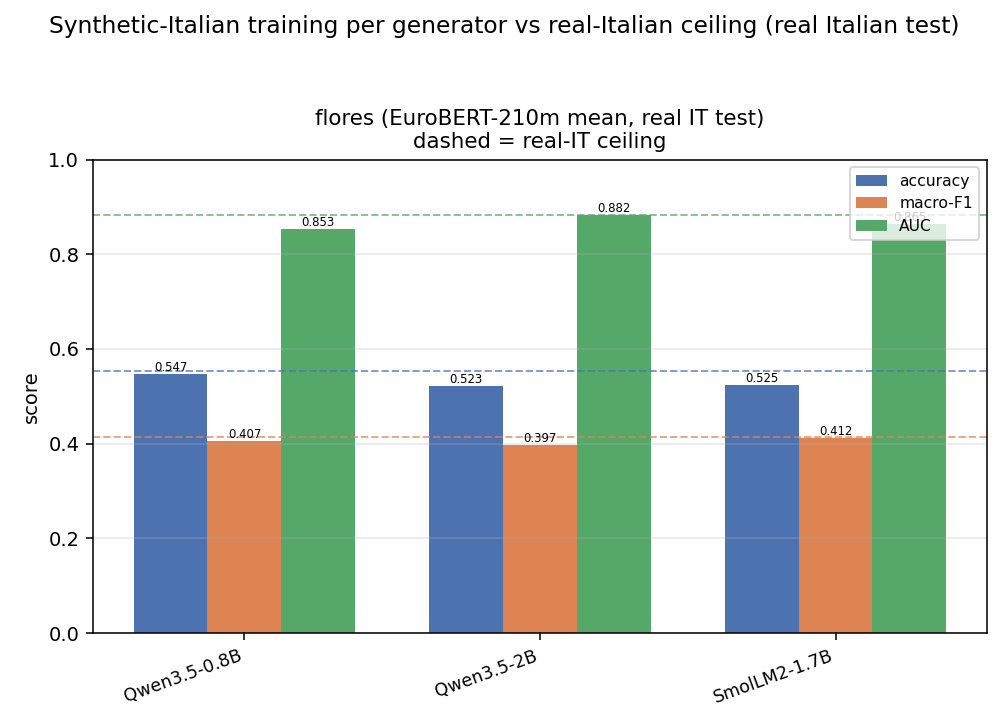

The script that saved this image:
"""gen_compare.py -- compare THREE small instruct LLM generators for English->Italian
synthetic TRAINING text, on the SAME downstream classifier, for TWO datasets.

Goal
----
For each dataset we (1) generate Italian training text from the ENGLISH training
text with THREE small instruct LLMs, using the cross-lingual rewrite template from
``paraphrase_prompts.py`` / ``PARAPHRASE_TEMPLATE.md``; (2) embed the synthetic
Italian with EuroBERT **mean**; (3) train the SAME XGBoost classifier on each
generator's synthetic Italian; (4) evaluate on the **REAL Italian** test.  We also
report two reference rows: ``real_it`` (train on real Italian -> ceiling) and
``en_transfer`` (train on the English source -> cross-lingual floor).

Generators (bf16, greedy, chat template, ``enable_thinking=False`` when supported)
----------------------------------------------------------------------------------
* ``Qwen/Qwen3.5-0.8B``
* ``Qwen/Qwen3.5-2B``
* ``HuggingFaceTB/SmolLM2-1.7B-Instruct``   (FinePhrase's best ~1B family)

Datasets
--------
1. **FLORES sent** (12-class): English train+val (997+504=1501) -> Italian; evaluate on
   the real Italian test (505).  English source = the ``en`` column of those rows;
   real Italian reference = the ``it`` column (parallel) for eyeballing generation.
2. **Toxicity** (``data/toxi_clean``, binary ``is_toxic``): English train capped to
   ``--en-cap`` (default 8000, seed 0) -> Italian; evaluate on the real Italian test
   (2310).

Classifier
----------
EuroBERT-**210m** mean embeddings -> XGBoost.  FLORES: ``multi:softprob`` (12-class);
toxic: ``binary:logistic``.  hist, max_bin 64, cpu, n_jobs 2, seed 0, depth 8, mcw 5,
lr 0.1, n 400.  610m is optional (``--backbones 210m,610m``).  210m is primary.

Feature pools (match the stored caches so synthetic and real vectors share a space)
-----------------------------------------------------------------------------------
* FLORES: fp32 forward, plain tokenization truncated to 511, masked mean
  (== ``extract_embeddings.py`` mean; read from ``embeddings[/_610]/mean/emb_<lang>.npy``).
* toxic: bf16 forward, max_length 512, masked mean
  (== ``backbone_grid._embed_mean``; read from ``emb_bf16/toxic/<bb>/emb_<lang>_<split>.npy``).

Process model
-------------
Generators run **sequentially, one on GPU at a time** (load -> generate -> free ->
next).  Generation is cached per (generator, dataset).  A GPU free-memory guard
(``--wait-gpu-mb``) lets the run survive a concurrently busy GPU.  Long run is
launched DETACHED (hidden) with PID + log + status files; nothing outside the four
``gen_compare.*`` outputs and the ``%TEMP%\\opencode\\gen_compare`` cache is written.

Usage
-----
    python gen_compare.py                 # foreground
    python gen_compare.py --launch        # detached hidden run via launch_hidden.vbs
    python gen_compare.py --smoke         # tiny plumbing check (no outputs written)
    python gen_compare.py --datasets flores --generators Qwen/Qwen3.5-0.8B
    python gen_compare.py --from-json     # rebuild .md/.png from gen_compare.json
"""
import os

for _v in ("OMP_NUM_THREADS", "MKL_NUM_THREADS", "OPENBLAS_NUM_THREADS", "NUMEXPR_NUM_THREADS"):
    os.environ.setdefault(_v, "2")
os.environ.setdefault("TOKENIZERS_PARALLELISM", "false")
os.environ.setdefault("HF_HUB_DISABLE_TELEMETRY", "1")

import argparse
import hashlib
import json
import re
import subprocess
import sys
import time

import numpy as np

REPO = os.path.dirname(os.path.abspath(__file__))
if REPO not in sys.path:
    sys.path.insert(0, REPO)

import train_flores12 as T                                      # noqa: E402
from paraphrase_prompts import build_messages as _build_msgs     # noqa: E402

OUT_JSON = os.path.join(REPO, "gen_compare.json")
OUT_MD = os.path.join(REPO, "gen_compare.md")
OUT_PNG = os.path.join(REPO, "gen_compare.png")

TEMP = os.environ.get("TEMP", r"C:\Users\pedro\AppData\Local\Temp")
OPCODE = os.path.join(TEMP, "opencode")
CACHE = os.path.join(OPCODE, "gen_compare")
os.makedirs(CACHE, exist_ok=True)
LOG_PATH = os.path.join(CACHE, "gen_compare.log")
PID_PATH = os.path.join(CACHE, "gen_compare.pid")
STATUS_PATH = os.path.join(CACHE, "gen_compare_status.json")

DATA_DIR = os.path.join(REPO, "data", "toxi_clean")

# ------------------------------------------------------------------ configuration
GENERATORS = [
    "Qwen/Qwen3.5-0.8B",
    "Qwen/Qwen3.5-2B",
    "HuggingFaceTB/SmolLM2-1.7B-Instruct",
]
GEN_SHORT = {
    "Qwen/Qwen3.5-0.8B": "Qwen3.5-0.8B",
    "Qwen/Qwen3.5-2B": "Qwen3.5-2B",
    "HuggingFaceTB/SmolLM2-1.7B-Instruct": "SmolLM2-1.7B",
}

# id -> (EuroBERT model id, FLORES mean root, toxic mean root, hidden size)
BACKBONES = {
    "210m": {"model": "EuroBERT/EuroBERT-210m", "flores_dir": "embeddings",
             "toxic_dir": "emb_bf16/toxic/210m", "hidden": 768},
    "610m": {"model": "EuroBERT/EuroBERT-610m", "flores_dir": "embeddings_610",
             "toxic_dir": "emb_bf16/toxic/610m", "hidden": 1152},
}
DEFAULT_BACKBONES = ["210m"]
DATASETS = ["flores", "toxic"]

SRC_LANG = "English"
TGT_LANG = "Italian"

GEN_BATCH = 16            # fixed batch (step down only if OOM)
GEN_MAX_NEW = 384
EMB_BATCH = 64

# Batch is fixed at 16 (largest candidate to START is 16); step down only on OOM.
BATCH_CANDIDATES = [32, 24, 16, 12, 8, 4, 1]
START_BATCH = 16
DUTY = 1.0                # 1.0 = NO duty cycle / no sleeping (run at full speed)
MEM_FRACTION = 1.0        # 1.0 = NO per-process VRAM cap (use as much GPU memory as needed)

# FLORES: fp32, plain tokenization truncated to 511 (matches extract_embeddings.py mean).
FLORES_EMB_MAX_LEN = 511
# toxic: bf16, max_length 512 (matches backbone_grid._embed_mean).
TOXIC_EMB_MAX_LEN = 512

XGB_PARAMS = dict(tree_method="hist", max_bin=64, device="cpu", n_jobs=2, seed=0,
                  max_depth=8, min_child_weight=5, learning_rate=0.1, n_estimators=400)

DEFAULT_EN_CAP = 8000
DEFAULT_SEED = 0

BASELINES = ["real_it", "en_transfer"]

_T0 = time.time()
_SMOKE = False
_DEVICE = "cpu"
_WAIT_GPU_MB = 7000
_WAIT_GPU_SEC = 7200

_COMPILE = True           # torch.compile the generator (reduce-overhead, dynamic)
_BENCH_COMPILE = True     # measure eager vs compiled throughput once per generator
_BENCH_N = 16
_DUTY = DUTY              # GPU duty cycle for generation (1.0 = no throttle)
_MEM_FRACTION = MEM_FRACTION
_BELOW_NORMAL = True      # lower process priority so the desktop stays responsive

_GEN_MODEL = {}
_EMB_MODEL = {}
_GEN_STATS = {}           # (dataset, generator) -> {batch, rows_per_s, tok_per_s}
_BENCHED = set()          # generators already micro-benchmarked


def log(msg):
    print("[%7.1fs] %s" % (time.time() - _T0, msg), flush=True)


def write_status(obj):
    obj = dict(obj)
    obj["updated"] = time.strftime("%Y-%m-%d %H:%M:%S")
    tmp = STATUS_PATH + ".tmp"
    try:
        with open(tmp, "w", encoding="utf-8") as f:
            json.dump(obj, f, indent=2)
        os.replace(tmp, STATUS_PATH)
    except Exception:
        pass


def _jd(o):
    if isinstance(o, np.ndarray):
        return o.tolist()
    if isinstance(o, (np.floating,)):
        return float(o)
    if isinstance(o, (np.integer,)):
        return int(o)
    if isinstance(o, (np.bool_,)):
        return bool(o)
    raise TypeError("not JSON serializable: %r" % (type(o),))


def _hash(texts):
    return hashlib.md5("\n".join(texts).encode("utf-8")).hexdigest()[:12]


# ------------------------------------------------------------------ metrics
def mc_metrics(y_true, probs, C):
    from sklearn.metrics import accuracy_score, f1_score, roc_auc_score
    y_true = np.asarray(y_true, dtype=int)
    pred = np.asarray(probs).argmax(1)
    labels = list(range(C))
    out = {"accuracy": float(accuracy_score(y_true, pred)),
           "macro_f1": float(f1_score(y_true, pred, average="macro", labels=labels,
                                      zero_division=0))}
    try:
        out["auc"] = float(roc_auc_score(y_true, probs, multi_class="ovr",
                                         average="macro", labels=labels))
    except Exception:
        out["auc"] = float("nan")
    return out


def binary_metrics(y_true, probs, thr=0.5):
    from sklearn.metrics import accuracy_score, f1_score, roc_auc_score
    y = np.asarray(y_true, dtype=int)
    s = np.asarray(probs, dtype=float)
    pred = (s >= thr).astype(int)
    return {"accuracy": float(accuracy_score(y, pred)),
            "f1": float(f1_score(y, pred, pos_label=1, zero_division=0)),
            "auc": float(roc_auc_score(y, s)),
            "threshold": float(thr)}


# ------------------------------------------------------------------ generation
def _wait_for_gpu(min_free_mb, timeout_s):
    """Poll until the GPU has >= min_free_mb free (survives a concurrently busy GPU)."""
    if _DEVICE != "cuda":
        return
    import torch
    t0 = time.time()
    warned = False
    while True:
        free_b, _total_b = torch.cuda.mem_get_info()
        free_mb = free_b / 1024.0 / 1024.0
        if free_mb >= min_free_mb:
            if warned:
                log("  gpu free now %.0f MB (>= %d) -> proceed" % (free_mb, min_free_mb))
            return
        if time.time() - t0 > timeout_s:
            raise RuntimeError("GPU wait timed out after %ds (free %.0f MB)"
                               % (timeout_s, free_mb))
        if not warned:
            log("  waiting for GPU: %.0f MB free < %d MB required" % (free_mb, min_free_mb))
            warned = True
        time.sleep(20)


def _next_batch(bs):
    """Next lower candidate below `bs` (or None if already the smallest)."""
    lower = [b for b in BATCH_CANDIDATES if b < bs]
    return max(lower) if lower else None


def _apply_gpu_throttle():
    """Cap this process's VRAM share and lower CPU priority so the desktop stays usable."""
    if _DEVICE == "cuda" and _MEM_FRACTION and _MEM_FRACTION < 1.0:
        try:
            import torch
            torch.cuda.set_per_process_memory_fraction(float(_MEM_FRACTION), 0)
            log("  VRAM cap: set_per_process_memory_fraction(%.2f)" % _MEM_FRACTION)
        except Exception as e:
            log("  set_per_process_memory_fraction failed: %r" % e)
    if _BELOW_NORMAL:
        try:
            import ctypes
            BELOW_NORMAL_PRIORITY_CLASS = 0x00004000
            h = ctypes.windll.kernel32.GetCurrentProcess()
            if ctypes.windll.kernel32.SetPriorityClass(h, BELOW_NORMAL_PRIORITY_CLASS):
                log("  process priority set to BELOW_NORMAL")
            else:
                log("  SetPriorityClass returned 0")
        except Exception as e:
            try:                                              # fallback via psutil if present
                import psutil
                psutil.Process().nice(psutil.BELOW_NORMAL_PRIORITY_CLASS)
                log("  process priority set to BELOW_NORMAL (psutil)")
            except Exception as e2:
                log("  could not lower process priority: %r / %r" % (e, e2))


def _gpu_mem():
    """Return {alloc_mb, reserved_mb, free_mb} for the CUDA device (or {} on CPU)."""
    try:
        import torch
        if _DEVICE == "cuda" and torch.cuda.is_initialized():
            free_b, _tot = torch.cuda.mem_get_info()
            return {"alloc_mb": torch.cuda.memory_allocated() / 1048576.0,
                    "reserved_mb": torch.cuda.memory_reserved() / 1048576.0,
                    "free_mb": free_b / 1048576.0}
    except Exception:
        pass
    return {}


def _mem_str(m):
    if not m:
        return "n/a"
    return "alloc=%.0fMB reserved=%.0fMB free=%.0fMB" % (m["alloc_mb"], m["reserved_mb"],
                                                        m["free_mb"])


def _evict_others(loading):
    """Enforce single-model residency before a load (never generator + embedder together)."""
    if loading == "generator" and _EMB_MODEL:
        log("  residency: embedder resident -> evicting before generator load")
        _free_emb_models()
    if loading == "embedder" and _GEN_MODEL:
        for g in list(_GEN_MODEL):
            log("  residency: generator %s resident -> evicting before embedder load"
                % GEN_SHORT.get(g, g))
            _free_gen_model(g)


def _get_gen_model(generator):
    if generator not in _GEN_MODEL:
        import torch
        from transformers import AutoModelForCausalLM, AutoTokenizer
        _evict_others("generator")
        _wait_for_gpu(_WAIT_GPU_MB, _WAIT_GPU_SEC)
        log("  GPU before loading generator %s: %s" % (GEN_SHORT.get(generator, generator),
                                                       _mem_str(_gpu_mem())))
        torch.set_num_threads(2)
        tok = AutoTokenizer.from_pretrained(generator)
        if tok.pad_token_id is None:
            tok.pad_token = tok.eos_token
        tok.padding_side = "left"
        base = AutoModelForCausalLM.from_pretrained(
            generator, torch_dtype=torch.bfloat16 if _DEVICE == "cuda" else torch.float32)
        base = base.to(_DEVICE).eval()
        try:
            base.generation_config.pad_token_id = tok.pad_token_id
        except Exception:
            pass
        entry = {"tok": tok, "eager": base, "run": base, "compiled": False}
        if _COMPILE and _DEVICE == "cuda":
            try:
                entry["run"] = torch.compile(base, mode="reduce-overhead", dynamic=True)
                entry["compiled"] = True
                log("  torch.compile applied to %s (mode=reduce-overhead, dynamic=True)"
                    % generator)
            except Exception as e:
                entry["run"] = base
                entry["compiled"] = False
                log("  torch.compile unavailable for %s: %r" % (generator, e))
        _GEN_MODEL[generator] = entry
        log("  loaded generator %s on %s (bf16=%s); resident models: 1 (gen=%s, emb=%d); %s"
            % (generator, _DEVICE, _DEVICE == "cuda", GEN_SHORT.get(generator, generator),
               len(_EMB_MODEL), _mem_str(_gpu_mem())))
    return _GEN_MODEL[generator]


def _free_gen_model(generator):
    if generator in _GEN_MODEL:
        before = _gpu_mem()
        entry = _GEN_MODEL.pop(generator)
        del entry
        if _DEVICE == "cuda":
            import torch
            torch.cuda.empty_cache()
        log("  freed generator %s; %s -> %s"
            % (GEN_SHORT.get(generator, generator), _mem_str(before), _mem_str(_gpu_mem())))


def _bench_compile(generator, prompts):
    """One-time measured comparison of eager vs compiled throughput (same prompts)."""
    import torch
    entry = _GEN_MODEL[generator]
    tok = entry["tok"]
    sample = prompts[:min(_BENCH_N, len(prompts))]

    def _run(model):
        enc = tok(sample, return_tensors="pt", padding=True, truncation=True,
                  max_length=1024).to(_DEVICE)
        in_len = enc["input_ids"].shape[1]
        with torch.inference_mode():
            g = model.generate(**enc, do_sample=False, num_beams=1,
                               max_new_tokens=GEN_MAX_NEW, pad_token_id=tok.pad_token_id)
        return int(g[:, in_len:].numel())

    try:
        t = time.time()
        nt = _run(entry["eager"])
        dt = time.time() - t
        erps, etps = len(sample) / dt, nt / dt
    except Exception as e:
        log("  BENCH %s eager failed: %r" % (generator, e))
        return
    log("  BENCH %s eager: %.2f rows/s, %.0f tok/s (n=%d)"
        % (GEN_SHORT.get(generator, generator), erps, etps, len(sample)))
    if entry["compiled"]:
        try:
            _run(entry["run"])                      # compile + cudagraph warmup
            t = time.time()
            nt2 = _run(entry["run"])
            dt2 = time.time() - t
            crps, ctps = len(sample) / dt2, nt2 / dt2
            log("  BENCH %s compiled: %.2f rows/s, %.0f tok/s (n=%d)"
                % (GEN_SHORT.get(generator, generator), crps, ctps, len(sample)))
            _GEN_STATS.setdefault(generator, {})["bench"] = {
                "eager_rows_per_s": erps, "eager_tok_per_s": etps,
                "compiled_rows_per_s": crps, "compiled_tok_per_s": ctps,
                "n": len(sample)}
            if crps < erps:
                log("  BENCH %s compiled is slower (%.2f < %.2f rows/s); keeping compiled "
                    "(toggle with --no-compile)" % (GEN_SHORT.get(generator, generator),
                                                    crps, erps))
        except Exception as e:
            entry["run"] = entry["eager"]
            entry["compiled"] = False
            if _DEVICE == "cuda":
                import torch as _t
                _t.cuda.empty_cache()
            log("  BENCH %s compiled failed (%r); fell back to eager"
                % (GEN_SHORT.get(generator, generator), e))
    _GEN_STATS.setdefault(generator, {})["bench_eager_rows_per_s"] = erps


def _build_prompts(tokenizer, texts):
    prompts = []
    for t in texts:
        messages = _build_msgs("crosslingual", text=str(t), src=SRC_LANG, tgt=TGT_LANG)
        try:
            p = tokenizer.apply_chat_template(messages, tokenize=False,
                                              add_generation_prompt=True,
                                              enable_thinking=False)
        except TypeError:
            p = tokenizer.apply_chat_template(messages, tokenize=False,
                                              add_generation_prompt=True)
        prompts.append(p)
    return prompts


_THINK_RE = re.compile(r" thinking.*?</think>", re.DOTALL)


def _clean(s):
    s = _THINK_RE.sub(" ", s)
    if " thinking" in s:
        s = s.rsplit(" thinking", 1)[-1]
    s = s.replace("</think>", " ").replace("<|im_end|>", " ")
    s = s.replace("|im_end|", " ").strip()
    for pre in ("Italian:", "Italiano:", "Translation:", "Traduzione:"):
        if s.startswith(pre):
            s = s[len(pre):].strip()
    s = " ".join(s.split())
    return s


def generate_italian(texts, generator, dataset):
    """Generate Italian for `texts` with `generator`; cache the outputs on disk.

    Adaptive batching: start at the modest ``START_BATCH`` and step down the
    ``BATCH_CANDIDATES`` ladder on ``torch.cuda.OutOfMemoryError`` (clearing the cache
    between attempts).  A GPU **duty cycle** ``_DUTY`` sleeps between batches so the
    GPU is busy only ~that fraction of wall time (keeps the desktop responsive).  A
    compiled-model failure (non-OOM) falls back to the eager model for the rest of the
    run.
    """
    cpath = os.path.join(CACHE, "gen_%s_%s_%d_%s.json"
                         % (generator.replace("/", "__"), dataset, len(texts),
                            _hash([generator, dataset] + list(texts))))
    if os.path.exists(cpath):
        with open(cpath, "r", encoding="utf-8") as f:
            out = json.load(f)
        log("  [cache] generations %s (%d lines)" % (os.path.basename(cpath), len(out)))
        return out

    import torch
    entry = _get_gen_model(generator)
    tok = entry["tok"]
    prompts = _build_prompts(tok, texts)
    n = len(prompts)
    if _BENCH_COMPILE and _DEVICE == "cuda" and generator not in _BENCHED:
        _BENCHED.add(generator)
        _bench_compile(generator, prompts)

    preds = []
    bs = START_BATCH if START_BATCH in BATCH_CANDIDATES else max(BATCH_CANDIDATES)
    i = 0
    n_tok = 0
    t_work = 0.0
    t_idle = 0.0
    t_gen0 = time.time()
    while i < n:
        batch = prompts[i:i + bs]
        t_b0 = time.time()
        try:
            enc = tok(batch, return_tensors="pt", padding=True, truncation=True,
                      max_length=1024).to(_DEVICE)
            in_len = enc["input_ids"].shape[1]
            with torch.inference_mode():
                gen = entry["run"].generate(**enc, do_sample=False, num_beams=1,
                                            max_new_tokens=GEN_MAX_NEW,
                                            pad_token_id=tok.pad_token_id)
            new_tokens = gen[:, in_len:]
            preds.extend(_clean(s) for s in tok.batch_decode(new_tokens,
                                                             skip_special_tokens=True))
            n_tok += int(new_tokens.numel())
            i += len(batch)
            t_work += time.time() - t_b0
            if (i // max(1, bs)) % 5 == 0 or i == n:
                el = time.time() - t_gen0
                busy = t_work / el if el else 0.0
                log("    gen %s/%s %d/%d bs=%d (%.1fs, %.2f rows/s, %.0f tok/s, "
                    "gpu-busy %.2f, duty=%.2f)"
                    % (GEN_SHORT.get(generator, generator), dataset, i, n, bs, el,
                       i / el if el else 0.0, n_tok / el if el else 0.0, busy, _DUTY))
        except torch.cuda.OutOfMemoryError:
            torch.cuda.empty_cache()
            nxt = _next_batch(bs)
            if nxt is None:
                raise
            log("    OOM at bs=%d -> stepping down to %d (position %d/%d)" % (bs, nxt, i, n))
            bs = nxt
            continue
        except RuntimeError as e:
            msg = str(e).lower()
            if "out of memory" in msg:
                torch.cuda.empty_cache()
                nxt = _next_batch(bs)
                if nxt is None:
                    raise
                log("    OOM(RuntimeError) at bs=%d -> %d (position %d/%d)" % (bs, nxt, i, n))
                bs = nxt
                continue
            if entry["compiled"]:
                entry["run"] = entry["eager"]
                entry["compiled"] = False
                if _DEVICE == "cuda":
                    torch.cuda.empty_cache()
                log("    compiled generate failed (%r); falling back to eager, retrying batch"
                    % e)
                continue
            raise
        # duty cycle: sleep so work/(work+idle) ~= _DUTY (leaves the GPU responsive)
        if _DUTY < 1.0 and i < n:
            idle = (time.time() - t_b0) * (1.0 - _DUTY) / max(_DUTY, 1e-9)
            if idle > 0:
                time.sleep(idle)
                t_idle += idle

    el = time.time() - t_gen0
    busy = t_work / el if el else 0.0
    with open(cpath, "w", encoding="utf-8") as f:
        json.dump(preds, f, ensure_ascii=False)
    log("  [save ] generations %s (bs=%d, %.2f rows/s, %.0f tok/s, gpu-busy %.2f, "
        "duty=%.2f, idle %.0fs)"
        % (os.path.basename(cpath), bs, n / el if el else 0.0, n_tok / el if el else 0.0,
           busy, _DUTY, t_idle))
    _GEN_STATS.setdefault(generator, {})[(dataset)] = {
        "batch": int(bs), "rows_per_s": (n / el if el else 0.0),
        "tok_per_s": (n_tok / el if el else 0.0), "n": int(n),
        "duty": float(_DUTY), "gpu_busy_fraction": float(busy),
        "wall_s": float(el)}
    return preds


# ------------------------------------------------------------------ embeddings
def _get_emb_model(model_id, dtype):
    key = (model_id, str(dtype))
    if key not in _EMB_MODEL:
        import torch
        from transformers import AutoModel, AutoTokenizer
        _evict_others("embedder")
        _wait_for_gpu(_WAIT_GPU_MB, _WAIT_GPU_SEC)
        log("  GPU before loading embedder %s: %s" % (model_id, _mem_str(_gpu_mem())))
        torch.set_num_threads(2)
        tok = AutoTokenizer.from_pretrained(model_id)
        model = AutoModel.from_pretrained(model_id)
        if dtype in ("bf16", "fp16") and _DEVICE == "cuda":
            # bf16 forward (wide-range 16-bit, per project directive); store fp32 arrays.
            model = model.to(torch.bfloat16)
        else:
            model = model.to(torch.float32)
        model = model.to(_DEVICE).eval()
        _EMB_MODEL[key] = (tok, model)
        log("  loaded embedder %s (hidden=%d) on %s (%s); resident models: 1 "
            "(gen=%d, emb=%d); %s"
            % (model_id, model.config.hidden_size, _DEVICE, dtype, len(_GEN_MODEL),
               len(_EMB_MODEL), _mem_str(_gpu_mem())))
    return _EMB_MODEL[key]


def _free_emb_models():
    if _EMB_MODEL:
        before = _gpu_mem()
        _EMB_MODEL.clear()
        if _DEVICE == "cuda":
            import torch
            torch.cuda.empty_cache()
        log("  freed embedder(s); %s -> %s" % (_mem_str(before), _mem_str(_gpu_mem())))


def embed_mean(texts, model_id, dtype, max_len):
    """Masked mean over the last hidden state (length-sorted, then restored)."""
    import torch
    tok, model = _get_emb_model(model_id, dtype)
    n = len(texts)
    if n == 0:
        return np.zeros((0, model.config.hidden_size), dtype=np.float32)
    order = np.argsort(np.array([len(t) for t in texts], dtype=np.int64), kind="stable")
    sorted_texts = [texts[i] for i in order]
    acc = []
    with torch.inference_mode():
        for i in range(0, n, EMB_BATCH):
            batch = tok(sorted_texts[i:i + EMB_BATCH], padding=True, truncation=True,
                        max_length=max_len, return_tensors="pt")
            ids, mask = batch["input_ids"].to(_DEVICE), batch["attention_mask"].to(_DEVICE)
            h = model(input_ids=ids, attention_mask=mask).last_hidden_state
            m = mask.unsqueeze(-1).to(h.dtype)
            acc.append(((h * m).sum(1) / m.sum(1).clamp(min=1)).float().cpu().numpy()
                       .astype(np.float32))
    e_sorted = np.concatenate(acc, 0).astype(np.float32)
    out = np.empty_like(e_sorted)
    out[order] = e_sorted
    return out


def ensure_synth_emb(texts, bb, dataset, model_id, dtype, max_len):
    tag = "synthemb_%s_%s_%d_%s" % (bb, dataset, len(texts), _hash(texts))
    path = os.path.join(CACHE, tag + ".npy")
    if os.path.exists(path):
        log("  [cache] synthetic-IT embeddings %s" % tag)
        return np.load(path)
    log("  embedding synthetic IT %s (%d texts)" % (tag, len(texts)))
    emb = embed_mean(texts, model_id, dtype, max_len)
    np.save(path, emb)
    return emb


# ------------------------------------------------------------------ samples / ranking
def pick_samples(d, gen_it, dataset, k=5):
    n = len(d["en_src"])
    idxs = ([0, n // 4, n // 2, (3 * n) // 4, n - 1] if n >= k else list(range(n)))
    out = []
    for i in idxs[:k]:
        e = {"en": d["en_src"][i], "gen_it": gen_it[i]}
        if dataset == "flores":
            e["ref_it"] = d["it_ref"][i]
        out.append(e)
    return out


PRIMARY = {"flores": ("macro_f1", "macro-F1"), "toxic": ("f1", "F1 (positive)")}


def rank_generators(res, dataset):
    key = PRIMARY[dataset][0]
    items = [(g, res["generators"][g][key]) for g in res["generators"]]
    items.sort(key=lambda t: -t[1])
    return items


# ------------------------------------------------------------------ report / plot
def build_md(payload):
    cfg = payload["config"]
    L = []
    L.append("# Generator comparison: English -> Italian synthetic training text")
    L.append("")
    L.append("Three small instruct LLMs generate **Italian** training text from the **English** "
             "training text with the cross-lingual rewrite template "
             "(`paraphrase_prompts.build_messages('crosslingual', src='English', tgt='Italian')`). "
             "EuroBERT-**%s** mean embeddings feed the SAME fixed XGBoost classifier, trained on "
             "each generator's synthetic Italian and evaluated on the **real Italian** test."
             % ",".join(payload["backbones"]))
    L.append("")
    L.append("- Generators: %s." % ", ".join("`%s`" % g for g in payload["generators"]))
    L.append("- Decoding: greedy (`do_sample=False`), bf16, batch %d, max_new_tokens %d, "
             "`enable_thinking=False` when supported." % (cfg["gen_batch"], cfg["gen_max_new"]))
    L.append("- XGBoost (CPU, fixed): hist, max_bin 64, cpu, n_jobs 2, seed 0, depth 8, mcw 5, "
             "lr 0.1, n 400  (FLORES `multi:softprob` 12-class; toxic `binary:logistic`).")
    L.append("- Datasets: **FLORES sent** (EN train+val 997+504=1501 -> IT; real IT test 505); "
             "**toxic** (`data/toxi_clean`; EN train capped to %d, seed %d -> IT; real IT test %d)."
             % (cfg["toxic_en_cap"], cfg["seed"], cfg["toxic_n_test"]))
    L.append("- Reference rows: **real_it** (train on real Italian = ceiling) and **en_transfer** "
             "(train on the English source = cross-lingual floor).")
    L.append("- Generation: adaptive batch from `%s` (step down on OOM); `torch.compile` "
             "(reduce-overhead, dynamic) = %s; **duty cycle = %s** (GPU busy ~that fraction "
             "of wall time); VRAM cap = %s; below-normal priority = %s."
             % (cfg.get("start_batch"), cfg.get("torch_compile"), cfg.get("duty"),
                cfg.get("mem_fraction"), cfg.get("below_normal_priority")))
    L.append("")

    # ---- generation throughput ----
    gs = payload.get("gen_stats", {})
    if gs:
        L.append("## Generation throughput (bf16)")
        L.append("")
        L.append("| generator | dataset | batch | duty | gpu-busy | rows/s | tok/s |")
        L.append("|---|---|---|---|---|---|---|")
        for g in payload["generators"]:
            st = gs.get(g, {})
            for ds in payload.get("completed_datasets", payload["datasets"]):
                s = st.get(ds)
                if s:
                    L.append("| %s | %s | %d | %.2f | %.2f | %.2f | %.0f |"
                             % (GEN_SHORT.get(g, g), ds, s["batch"],
                                s.get("duty", float("nan")),
                                s.get("gpu_busy_fraction", float("nan")),
                                s["rows_per_s"], s["tok_per_s"]))
        L.append("")
        for g in payload["generators"]:
            b = gs.get(g, {}).get("bench")
            if b:
                L.append("- **%s** micro-bench (n=%d, same prompts): eager %.2f rows/s "
                         "(%.0f tok/s) vs compiled %.2f rows/s (%.0f tok/s)."
                         % (GEN_SHORT.get(g, g), b["n"], b["eager_rows_per_s"],
                            b["eager_tok_per_s"], b["compiled_rows_per_s"],
                            b["compiled_tok_per_s"]))
        L.append("")

    for ds in payload.get("completed_datasets", payload["datasets"]):
        dss = payload["results"][ds]
        primary, plabel = PRIMARY[ds]
        L.append("## Dataset: %s%s" % (ds, " (12-class, accuracy/macro-F1/AUC)"
                                       if ds == "flores" else " (binary, accuracy/F1/AUC)"))
        L.append("")
        for bb in payload["backbones"]:
            res = dss[bb]
            m0, m1, m2 = ("accuracy", "macro_f1", "auc") if ds == "flores" else \
                         ("accuracy", "f1", "auc")
            L.append("### Backbone EuroBERT-%s (%s)" % (bb, BACKBONES[bb]["model"]))
            L.append("")
            L.append("| generator | accuracy | %s | AUC |" % plabel)
            L.append("|---|---|---|---|")
            for g in payload["generators"]:
                m = res["generators"][g]
                L.append("| %s | %.4f | %.4f | %.4f |"
                         % (GEN_SHORT.get(g, g), m[m0], m[m1], m[m2]))
            for b in BASELINES:
                m = res["baselines"][b]
                L.append("| %s (%s) | %.4f | %.4f | %.4f |"
                         % (b, "ceiling" if b == "real_it" else "floor", m[m0], m[m1], m[m2]))
            L.append("")
            order = rank_generators(res, ds)
            ceil = res["baselines"]["real_it"][primary]
            floor = res["baselines"]["en_transfer"][primary]
            L.append("- Ranking by %s: %s." % (plabel,
                     " > ".join("%s (%.4f)" % (GEN_SHORT.get(g, g), v) for g, v in order)))
            best_g, best_v = order[0]
            L.append("- Best generator **%s** = %.4f %s vs real-IT ceiling %.4f "
                     "(%.0f%% of ceiling) and EN-transfer floor %.4f."
                     % (GEN_SHORT.get(best_g, best_g), best_v, plabel, ceil,
                        100.0 * best_v / ceil if ceil else float("nan"), floor))
            L.append("")
        L.append("### Sample generations (%s)" % ds)
        L.append("")
        for g in payload["generators"]:
            L.append("**%s**" % GEN_SHORT.get(g, g))
            L.append("")
            for e in payload["samples"][ds][g]:
                L.append("- EN: %s" % e["en"])
                L.append("  - IT (%s): _%s_" % (GEN_SHORT.get(g, g), e["gen_it"]))
                if "ref_it" in e:
                    L.append("  - FLORES IT ref: %s" % e["ref_it"])
            L.append("")

    L.append("![gen_compare](gen_compare.png)")
    L.append("")
    L.append("## Verdict")
    L.append("")
    for ds in payload.get("completed_datasets", payload["datasets"]):
        L.append("- **%s**: %s" % (ds, payload["verdicts"][ds]))
    L.append("")
    return "\n".join(L)


def plot(payload, out_png):
    import matplotlib
    matplotlib.use("Agg")
    import matplotlib.pyplot as plt

    dss = payload.get("completed_datasets", payload["datasets"])
    fig, axes = plt.subplots(1, len(dss), figsize=(7.2 * len(dss), 5.2), squeeze=False)
    gens = payload["generators"]
    for ax, ds in zip(axes[0], dss):
        bb = payload["backbones"][0]
        res = payload["results"][ds][bb]
        if ds == "flores":
            metrics = [("accuracy", "accuracy", "#4c72b0"),
                       ("macro_f1", "macro-F1", "#dd8452"),
                       ("auc", "AUC", "#55a868")]
        else:
            metrics = [("accuracy", "accuracy", "#4c72b0"),
                       ("f1", "F1 (pos)", "#dd8452"),
                       ("auc", "AUC", "#55a868")]
        x = np.arange(len(gens))
        w = 0.25
        for j, (mk, label, col) in enumerate(metrics):
            vals = [res["generators"][g][mk] for g in gens]
            bars = ax.bar(x + (j - 1) * w, vals, w, label=label, color=col)
            for r in bars:
                ax.annotate("%.3f" % r.get_height(),
                            (r.get_x() + r.get_width() / 2, r.get_height()),
                            ha="center", va="bottom", fontsize=6)
        # ceiling lines (real_it) per metric, dashed, same colour
        for j, (mk, label, col) in enumerate(metrics):
            c = res["baselines"]["real_it"][mk]
            ax.axhline(c, color=col, linestyle="--", linewidth=1.0, alpha=0.7)
        ax.set_xticks(x)
        ax.set_xticklabels([GEN_SHORT.get(g, g) for g in gens], rotation=20, ha="right",
                           fontsize=9)
        ax.set_ylim(0, 1.0)
        ax.set_ylabel("score")
        ax.set_title("%s (EuroBERT-%s mean, real IT test)\ndashed = real-IT ceiling"
                     % (ds, bb), fontsize=11)
        ax.grid(axis="y", alpha=0.3)
        ax.legend(fontsize=8, loc="upper right")
    fig.suptitle("Synthetic-Italian training per generator vs real-Italian ceiling "
                 "(real Italian test)", fontsize=12)
    fig.tight_layout(rect=[0, 0, 1, 0.94])
    fig.savefig(out_png, dpi=140)
    plt.close(fig)
    log("wrote %s" % out_png)


# ------------------------------------------------------------------ launch / main
def launch_detached(passthrough):
    vbs = os.path.join(REPO, "launch_hidden.vbs")
    cmd = subprocess.list2cmdline([sys.executable, os.path.abspath(__file__)] + passthrough)
    subprocess.Popen(["wscript", "//B", "//Nologo", vbs, cmd, LOG_PATH, REPO], cwd=REPO)
    print("launched detached; log=%s" % LOG_PATH)


def write_outputs(payload):
    """Write gen_compare.json/.md/.png from the payload (call incrementally)."""
    if _SMOKE:
        return
    with open(OUT_JSON, "w", encoding="utf-8") as f:
        json.dump(payload, f, indent=2, default=_jd, ensure_ascii=False)
    log("wrote %s" % OUT_JSON)
    with open(OUT_MD, "w", encoding="utf-8") as f:
        f.write(build_md(payload))
    log("wrote %s" % OUT_MD)
    plot(payload, OUT_PNG)


def _verdict_for(ds, res):
    order = rank_generators(res, ds)
    primary, plabel = PRIMARY[ds]
    ceil = res["baselines"]["real_it"][primary]
    floor = res["baselines"]["en_transfer"][primary]
    best_g, best_v = order[0]
    ratio = best_v / ceil if ceil else float("nan")
    return ("best generator **%s** reaches %.4f %s = **%.0f%%** of the real-Italian ceiling "
            "(%.4f); EN-transfer floor %.4f. Ranking: %s."
            % (GEN_SHORT.get(best_g, best_g), best_v, plabel, 100.0 * ratio, ceil, floor,
               " > ".join("%s (%.4f)" % (GEN_SHORT.get(g, g), v) for g, v in order)))


def _train_eval(bb, ds, d, gen_outs, generators):
    """Train + evaluate one dataset for one backbone: baselines once, then per generator."""
    if ds == "flores":
        f = flores_data_for(bb, d)
        res = {"generators": {}, "baselines": {}}
        res["baselines"]["real_it"] = _eval_flores(bb, f["X_it_tr"], f["y_tr"],
                                                   f["X_it_te"], f["y_te"])
        res["baselines"]["en_transfer"] = _eval_flores(bb, f["X_en_tr"], f["y_tr"],
                                                       f["X_it_te"], f["y_te"])
        res["baselines"]["en_transfer"]["n_train"] = int(len(f["y_tr"]))
        res["baselines"]["real_it"]["n_train"] = int(len(f["y_tr"]))
        for g in generators:
            Xsyn = ensure_synth_emb(gen_outs[(ds, g)], bb, ds, BACKBONES[bb]["model"],
                                    "float32", FLORES_EMB_MAX_LEN)
            mm = _eval_flores(bb, Xsyn, f["y_tr"], f["X_it_te"], f["y_te"])
            mm["n_train"] = int(len(f["y_tr"]))
            res["generators"][g] = mm
    else:
        f = toxic_data_for(bb, d)
        res = {"generators": {}, "baselines": {}}
        res["baselines"]["real_it"] = _eval_toxic(f["X_it_tr"], f["y_it_tr"],
                                                  f["X_it_te"], f["y_it_te"])
        res["baselines"]["en_transfer"] = _eval_toxic(f["X_en_tr"], f["y_en_tr"],
                                                      f["X_it_te"], f["y_it_te"])
        for g in generators:
            Xsyn = ensure_synth_emb(gen_outs[(ds, g)], bb, ds, BACKBONES[bb]["model"],
                                    "bf16", TOXIC_EMB_MAX_LEN)
            res["generators"][g] = _eval_toxic(Xsyn, f["y_en_tr"], f["X_it_te"], f["y_it_te"])
    return res


def main(argv=None):
    global _SMOKE, _DEVICE, GEN_BATCH, START_BATCH, GEN_MAX_NEW
    global _WAIT_GPU_MB, _WAIT_GPU_SEC, _COMPILE, _BENCH_COMPILE
    global _DUTY, _MEM_FRACTION, _BELOW_NORMAL
    argv = sys.argv[1:] if argv is None else argv
    ap = argparse.ArgumentParser(description="Compare 3 generators for EN->IT synthetic data.")
    ap.add_argument("--generators", default=",".join(GENERATORS),
                    help="comma list of HF generator ids")
    ap.add_argument("--datasets", default=",".join(DATASETS), help="comma list from {flores,toxic}")
    ap.add_argument("--backbones", default=",".join(DEFAULT_BACKBONES),
                    help="comma list from {%s}" % ",".join(BACKBONES))
    ap.add_argument("--device", default="auto", choices=["auto", "cpu", "cuda"])
    ap.add_argument("--en-cap", type=int, default=DEFAULT_EN_CAP, help="toxic EN train cap")
    ap.add_argument("--seed", type=int, default=DEFAULT_SEED, help="toxic cap subsample seed")
    ap.add_argument("--gen-batch", type=int, default=GEN_BATCH,
                    help="initial generation batch (adaptive ladder may start at --start-batch)")
    ap.add_argument("--start-batch", type=int, default=START_BATCH,
                    help="largest batch to start from (default %d; steps down on OOM)"
                         % START_BATCH)
    ap.add_argument("--max-new", type=int, default=GEN_MAX_NEW)
    ap.add_argument("--no-compile", dest="compile", action="store_false",
                    help="disable torch.compile (reduce-overhead) of the generator")
    ap.add_argument("--no-bench-compile", dest="bench_compile", action="store_false",
                    help="skip the eager-vs-compiled micro-benchmark")
    ap.add_argument("--duty", type=float, default=DUTY,
                    help="GPU duty cycle for generation, 0<duty<=1 (default %.2f; 1.0=no "
                         "throttle). Sleeps between batches so GPU is busy ~duty of wall "
                         "time." % DUTY)
    ap.add_argument("--mem-fraction", type=float, default=MEM_FRACTION,
                    help="torch.cuda.set_per_process_memory_fraction cap (default %.2f; "
                         "1.0=no cap)" % MEM_FRACTION)
    ap.add_argument("--no-below-normal", dest="below_normal", action="store_false",
                    help="do not lower the process priority")
    ap.set_defaults(compile=True, bench_compile=True, below_normal=True)
    ap.add_argument("--gen-limit", type=int, default=0, help="limit generations per dataset (0=all)")
    ap.add_argument("--wait-gpu-mb", type=int, default=_WAIT_GPU_MB,
                    help="min free GPU MiB before loading a model (default %d)" % _WAIT_GPU_MB)
    ap.add_argument("--wait-gpu-sec", type=int, default=_WAIT_GPU_SEC,
                    help="max seconds to wait for GPU memory (default %d)" % _WAIT_GPU_SEC)
    ap.add_argument("--smoke", action="store_true")
    ap.add_argument("--launch", action="store_true")
    ap.add_argument("--from-json", action="store_true")
    args = ap.parse_args(argv)

    if args.from_json:
        with open(OUT_JSON, "r", encoding="utf-8") as f:
            payload = json.load(f)
        with open(OUT_MD, "w", encoding="utf-8") as f:
            f.write(build_md(payload))
        plot(payload, OUT_PNG)
        print("rebuilt %s and %s from %s" % (OUT_MD, OUT_PNG, OUT_JSON))
        return 0

    if args.launch:
        passthrough = ["--generators", args.generators, "--datasets", args.datasets,
                       "--backbones", args.backbones, "--en-cap", str(args.en_cap),
                       "--seed", str(args.seed), "--gen-batch", str(args.gen_batch),
                       "--start-batch", str(args.start_batch),
                       "--max-new", str(args.max_new), "--wait-gpu-mb", str(args.wait_gpu_mb),
                       "--wait-gpu-sec", str(args.wait_gpu_sec)]
        if not args.compile:
            passthrough += ["--no-compile"]
        if not args.bench_compile:
            passthrough += ["--no-bench-compile"]
        passthrough += ["--duty", str(args.duty), "--mem-fraction", str(args.mem_fraction)]
        if not args.below_normal:
            passthrough += ["--no-below-normal"]
        if args.device != "auto":
            passthrough += ["--device", args.device]
        if args.gen_limit:
            passthrough += ["--gen-limit", str(args.gen_limit)]
        launch_detached(passthrough)
        return 0

    _SMOKE = args.smoke
    GEN_BATCH = args.gen_batch
    START_BATCH = args.start_batch
    GEN_MAX_NEW = args.max_new
    _WAIT_GPU_MB = args.wait_gpu_mb
    _WAIT_GPU_SEC = args.wait_gpu_sec
    _COMPILE = args.compile
    _BENCH_COMPILE = args.bench_compile
    _DUTY = args.duty
    _MEM_FRACTION = args.mem_fraction
    _BELOW_NORMAL = args.below_normal
    generators = [g.strip() for g in args.generators.split(",") if g.strip()]
    datasets = [d.strip() for d in args.datasets.split(",") if d.strip()]
    bks = [b.strip() for b in args.backbones.split(",") if b.strip()]
    for d in datasets:
        if d not in DATASETS:
            raise SystemExit("unknown dataset %r (choose from %r)" % (d, DATASETS))
    for b in bks:
        if b not in BACKBONES:
            raise SystemExit("unknown backbone %r (choose from %r)" % (b, list(BACKBONES)))

    import torch
    _DEVICE = args.device
    if _DEVICE == "auto":
        _DEVICE = "cuda" if torch.cuda.is_available() else "cpu"
    _apply_gpu_throttle()

    with open(PID_PATH, "w", encoding="utf-8") as f:
        f.write(str(os.getpid()))
    log("start pid=%d device=%s smoke=%s duty=%.2f mem_frac=%.2f generators=%s datasets=%s "
        "backbones=%s" % (os.getpid(), _DEVICE, _SMOKE, _DUTY, _MEM_FRACTION, generators,
                          datasets, bks))
    write_status({"phase": "start", "device": _DEVICE, "generators": generators,
                  "datasets": datasets, "backbones": bks})

    payload = {
        "config": {
            "generators": generators, "datasets": datasets, "backbones": bks,
            "prompt": "paraphrase_prompts.build_messages('crosslingual', src='English', "
                      "tgt='Italian')",
            "src_lang": SRC_LANG, "tgt_lang": TGT_LANG, "decode": "greedy",
            "gen_batch": GEN_BATCH, "start_batch": START_BATCH,
            "batch_candidates": BATCH_CANDIDATES,
            "torch_compile": bool(_COMPILE), "compile_mode": "reduce-overhead (dynamic)",
            "duty": float(_DUTY), "mem_fraction": float(_MEM_FRACTION),
            "below_normal_priority": bool(_BELOW_NORMAL),
            "gen_max_new": GEN_MAX_NEW, "seed": int(args.seed),
            "toxic_en_cap": int(args.en_cap), "xgb": XGB_PARAMS,
            "device": _DEVICE, "smoke": _SMOKE, "python": sys.version.split()[0],
        },
        "generators": generators, "datasets": datasets, "backbones": bks,
        "samples": {}, "results": {}, "verdicts": {}, "gen_stats": {},
    }

    # ---- data (backbone-independent structure; embeddings are per-backbone) ----
    data = {}
    if "flores" in datasets:
        write_status({"phase": "data flores"})
        # FLORES structure is backbone-independent; embeddings differ per backbone.
        sent = T.prepare_sentence()
        y = np.asarray(sent["y"], dtype=int)
        tr, va, te = sent["train_idx"], sent["val_idx"], sent["test_idx"]
        trva = np.concatenate([tr, va])
        cur = sent["cur"]
        en_src = cur.iloc[trva]["en"].astype(str).tolist()
        it_ref = cur.iloc[trva]["it"].astype(str).tolist()
        if _SMOKE:
            rows, seen = [], {}
            for r in trva:
                c = int(y[r])
                if seen.get(c, 0) < 4:
                    rows.append(int(r)); seen[c] = seen.get(c, 0) + 1
            trva = np.asarray(rows, dtype=int)
            en_src = cur.iloc[trva]["en"].astype(str).tolist()
            it_ref = cur.iloc[trva]["it"].astype(str).tolist()
        elif args.gen_limit:
            trva = trva[:args.gen_limit]
            en_src = cur.iloc[trva]["en"].astype(str).tolist()
            it_ref = cur.iloc[trva]["it"].astype(str).tolist()
        data["flores"] = {"y": y, "trva": trva, "te": te, "en_src": en_src, "it_ref": it_ref,
                          "sent": sent, "n_train": int(len(tr)), "n_val": int(len(va)),
                          "n_test": int(len(te)), "classes": sent["classes"]}
        payload["config"]["flores_n_test"] = int(len(te))

    if "toxic" in datasets:
        write_status({"phase": "data toxic"})
        import pandas as pd

        def read_split(lang, split):
            df = pd.read_parquet(os.path.join(DATA_DIR, "%s_%s.parquet" % (lang, split)))
            return df["text"].astype(str).tolist(), df["is_toxic"].astype(int).to_numpy()

        en_tr_text, y_en_all = read_split("en", "train")
        _, y_it_tr = read_split("it", "train")
        _, y_it_te = read_split("it", "test")
        n_en = len(y_en_all)
        cap = n_en if _SMOKE else min(args.en_cap, n_en)
        if _SMOKE:
            cap = min(64, n_en)
        rng = np.random.default_rng(args.seed)
        rows_used = np.sort(rng.choice(n_en, size=cap, replace=False))
        if args.gen_limit:
            rows_used = rows_used[:args.gen_limit]
        en_use = [en_tr_text[i] for i in rows_used]
        data["toxic"] = {"en_src": en_use, "rows_used": rows_used, "y_en_all": y_en_all,
                         "y_it_tr": y_it_tr, "y_it_te": y_it_te, "n_en": n_en,
                         "en_cap": int(len(rows_used)), "n_it_train": int(len(y_it_tr)),
                         "n_it_test": int(len(y_it_te))}
        payload["config"]["toxic_en_cap"] = int(len(rows_used))
        payload["config"]["toxic_n_test"] = int(len(y_it_te))

    # ---- dataset-major pipeline: FLORES fully, then toxicity ----
    # for dataset in datasets:  (generate ALL generators) -> (embed + train + evaluate)
    # single model resident at a time; write partial outputs after each dataset.
    payload["completed_datasets"] = []
    gen_outs = {}       # (dataset, generator) -> list[str]
    for ds in datasets:
        data_ds = data[ds]
        log("######## DATASET %s (%s-first ordering: %s) ########"
            % (ds, datasets[0], "FLORES-first" if datasets[0] == "flores" else "as-listed"))

        # 1) generate Italian for EVERY generator on this dataset (one model at a time)
        for g in generators:
            write_status({"phase": "generate", "generator": g, "dataset": ds,
                          "order": "dataset-major"})
            texts = data_ds["en_src"]
            log("generating %s: dataset=%s n=%d" % (GEN_SHORT.get(g, g), ds, len(texts)))
            out = generate_italian(texts, g, ds)
            if len(out) != len(texts):
                raise ValueError("generation length %d != requested %d" % (len(out), len(texts)))
            ne = sum(1 for s in out if not s.strip())
            log("  %s/%s: %d rows (%d empty)" % (GEN_SHORT.get(g, g), ds, len(out), ne))
            gen_outs[(ds, g)] = out
            _free_gen_model(g)          # one model resident at a time
        _free_emb_models()

        # samples for this dataset
        payload["samples"][ds] = {}
        for g in generators:
            payload["samples"][ds][g] = pick_samples(
                {"en_src": data_ds["en_src"], "it_ref": data_ds.get("it_ref", [])},
                gen_outs[(ds, g)], ds, k=5)

        # 2) embed synthetic + train + evaluate for this dataset (embedder one at a time)
        for bb in bks:
            write_status({"phase": "train", "backbone": bb, "dataset": ds})
            log("==== backbone %s dataset %s ====" % (bb, ds))
            res = _train_eval(bb, ds, data_ds, gen_outs, generators)
            payload["results"].setdefault(ds, {})[bb] = res
            for g in generators:
                m = res["generators"][g]
                log("  [%s/%s] %-14s %s" % (bb, ds, GEN_SHORT.get(g, g),
                    ", ".join("%s=%.4f" % (k, m[k]) for k in ("accuracy", PRIMARY[ds][0], "auc"))))
            for b in BASELINES:
                m = res["baselines"][b]
                log("  [%s/%s] %-14s %s" % (bb, ds, b,
                    ", ".join("%s=%.4f" % (k, m[k]) for k in ("accuracy", PRIMARY[ds][0], "auc"))))
            _free_emb_models()

        # verdict + mark complete
        payload["verdicts"][ds] = _verdict_for(ds, payload["results"][ds][bks[0]])
        payload["completed_datasets"].append(ds)
        payload["gen_stats"] = {g: _GEN_STATS.get(g, {}) for g in generators}
        log("VERDICT %s: %s" % (ds, payload["verdicts"][ds]))

        # incremental outputs so the FLORES table is available before toxic finishes
        write_outputs(payload)
        write_status({"phase": "done %s" % ds, "completed": list(payload["completed_datasets"]),
                      "verdict": payload["verdicts"][ds]})

    write_status({"phase": "done", "completed": list(payload["completed_datasets"]),
                  "verdicts": payload["verdicts"]})
    return 0


# ---- backbone-specific eval wrappers (kept separate for clarity) ----
def flores_data_for(bb, d):
    cfg = BACKBONES[bb]
    root = os.path.join(REPO, cfg["flores_dir"])
    n_source = len(d["sent"]["git"])
    kept = d["sent"]["kept"]
    emb = {}
    for lg in ("en", "it"):
        arr = np.load(os.path.join(root, "mean", "emb_%s.npy" % lg))
        if arr.shape[0] != n_source:
            raise ValueError("expected %d rows in %s, got %s" % (n_source, root, arr.shape))
        emb[lg] = arr[kept].astype(np.float32)
    trva, te, y = d["trva"], d["te"], d["y"]
    return {"X_en_tr": emb["en"][trva], "X_it_tr": emb["it"][trva], "X_it_te": emb["it"][te],
            "y_tr": y[trva], "y_te": y[te]}


def toxic_data_for(bb, d):
    cfg = BACKBONES[bb]
    rows_used = d["rows_used"]

    def load_stored(lang, split):
        path = os.path.join(REPO, cfg["toxic_dir"], "emb_%s_%s.npy" % (lang, split))
        return np.asarray(np.load(path), dtype=np.float32)

    return {"X_en_tr": load_stored("en", "train")[rows_used],
            "X_it_tr": load_stored("it", "train"),
            "X_it_te": load_stored("it", "test"),
            "y_en_tr": d["y_en_all"][rows_used],
            "y_it_tr": d["y_it_tr"], "y_it_te": d["y_it_te"]}


def _eval_flores(bb, Xtr, ytr, Xte, yte):
    import xgboost as xgb
    p = dict(XGB_PARAMS)
    if _SMOKE:
        p["n_estimators"] = 40
    p.update(objective="multi:softprob", num_class=12)
    clf = xgb.XGBClassifier(**p)
    clf.fit(Xtr, ytr)
    return mc_metrics(yte, clf.predict_proba(Xte), 12)


def _eval_toxic(Xtr, ytr, Xte, yte):
    import xgboost as xgb
    p = dict(XGB_PARAMS)
    if _SMOKE:
        p["n_estimators"] = 40
    p.update(objective="binary:logistic")
    clf = xgb.XGBClassifier(**p)
    clf.fit(Xtr, ytr)
    return binary_metrics(yte, clf.predict_proba(Xte)[:, 1], 0.5)


if __name__ == "__main__":
    try:
        sys.exit(main())
    except Exception:
        import traceback
        traceback.print_exc()
        write_status({"phase": "error"})
        raise
